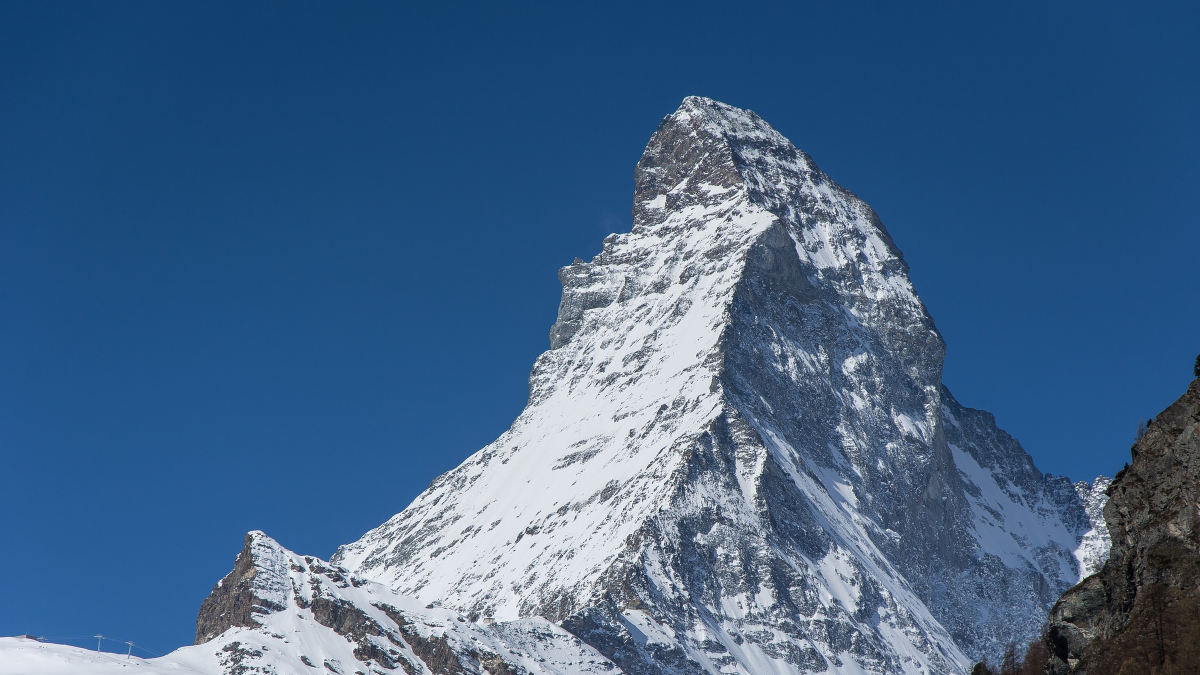
#> input picture web/tools/source/matterhorn-kuhnmi.jpg, 2400 x 1350 px (shown at 1/2 size)
$ python make-portrait-top.py source/matterhorn-kuhnmi.jpg source/matterhorn-kuhnmi.jpg
#> lines starting #> are read from the running program, lines starting #| are printed output that depends on the picture
"""The About page's portrait treatment, baked into one image with alpha, so it
can sit on any ground (the climb's summit is sky and rock, not the page's
black): grayscale + the same S-curve, the shadow side coming in from the right
and up from the hem, and the edges dissolving into transparency instead of a
frame. Numbers are the ones in about.css / About.astro.

The shadow side is TRANSPARENCY more than darkness: whatever sky is behind it
fills the shadow, and the page blends the photo by luminosity, so the face
takes the colour of the light it is shown in — blue at noon, violet at dawn,
black under stars."""
import sys, numpy as np
from PIL import Image
src, out = sys.argv[1], sys.argv[2]
im = Image.open(src).convert('RGBA').resize((640, 640), Image.LANCZOS)
a = np.asarray(im).astype(np.float32) / 255
lum = a[..., :3] @ np.array([0.299, 0.587, 0.114], np.float32)
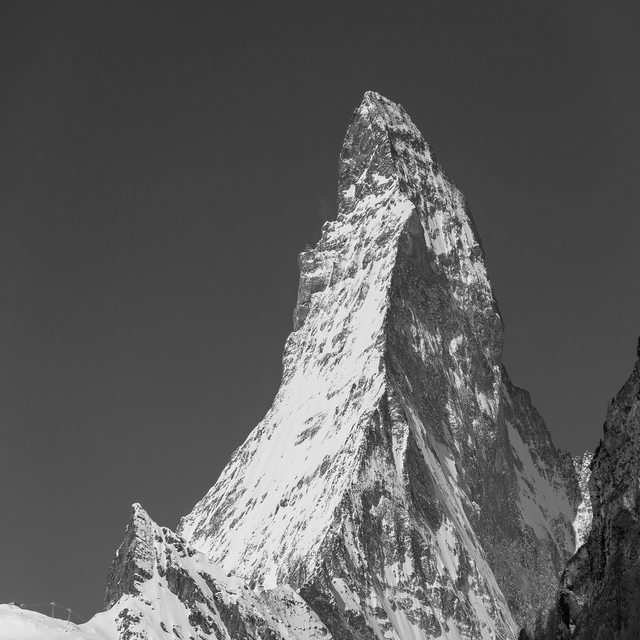
#> lum: shape (640, 640) float32; min 0, max 1, mean 0.367
curve = np.interp(lum, [0, .25, .5, .75, 1], [0, .05, .40, .74, 1.0])
H, W = lum.shape
#> H = 640; W = 640
x = (np.arange(W) + .5) / W; y = (np.arange(H) + .5) / H
#> after `x = (np.arange(W) + 0.5) / W`: x = 640 values from 0.000781 to 0.999
#> after `y = (np.arange(H) + 0.5) / H`: y = 640 values from 0.000781 to 0.999
X, Y = np.meshgrid(x, y)
fr = 1 - X  # distance from the right edge, 0..1
right = np.interp(fr, [0, .2, .36, .46, .56, .66, 1], [1, 1, .97, .85, .5, .12, 0])
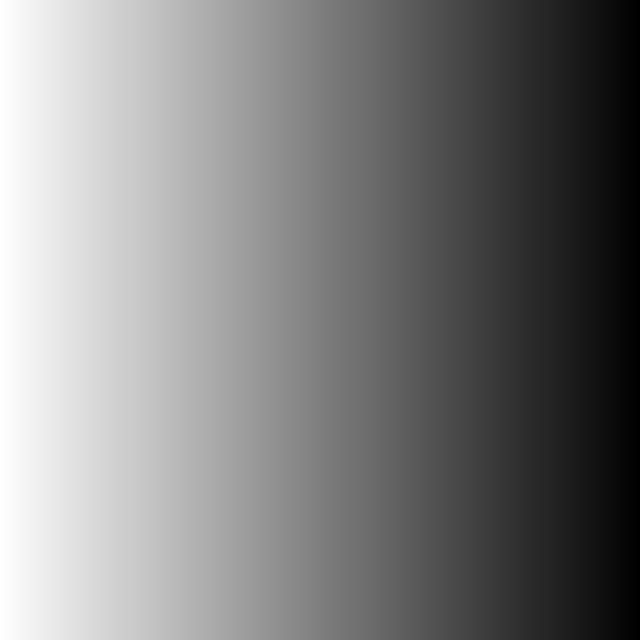
#> fr: shape (640, 640) float64; min 0.000781, max 0.999, mean 0.5
bottom = np.interp(Y, [0, .5, .88, 1], [0, 0, 1, 1])
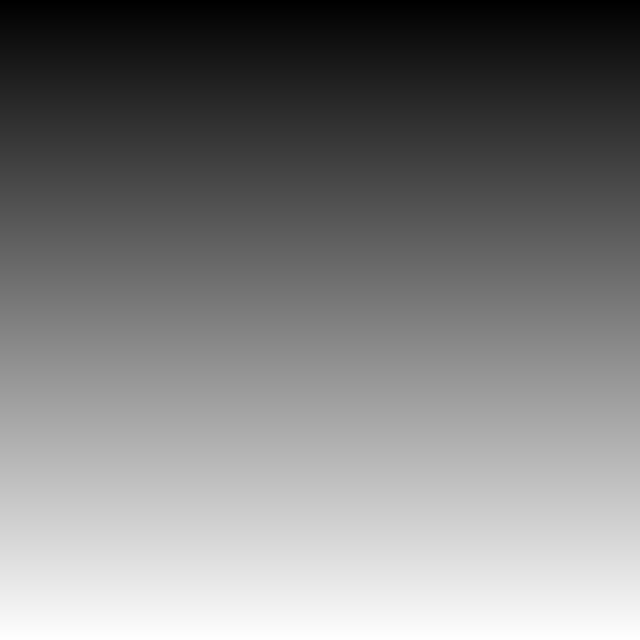
#> Y: shape (640, 640) float64; min 0.000781, max 0.999, mean 0.5
shade = np.maximum(right, bottom)
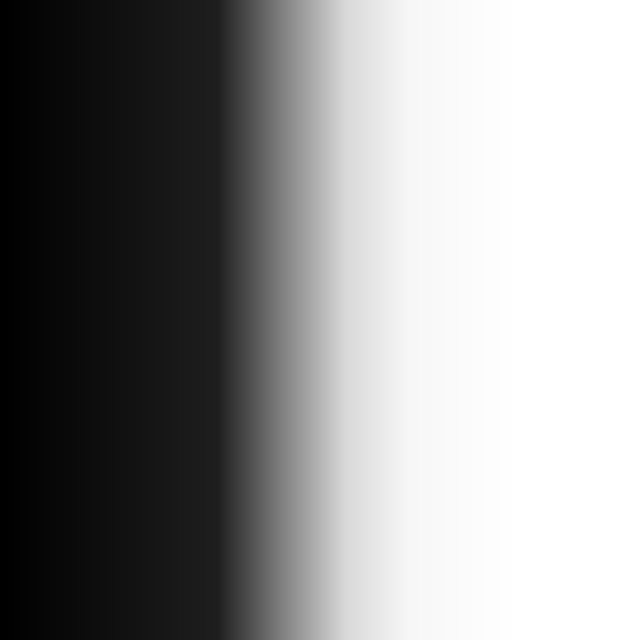
#> right: shape (640, 640) float64; min 0.000276, max 1, mean 0.568
rgb = curve * (1 - 0.45 * shade)
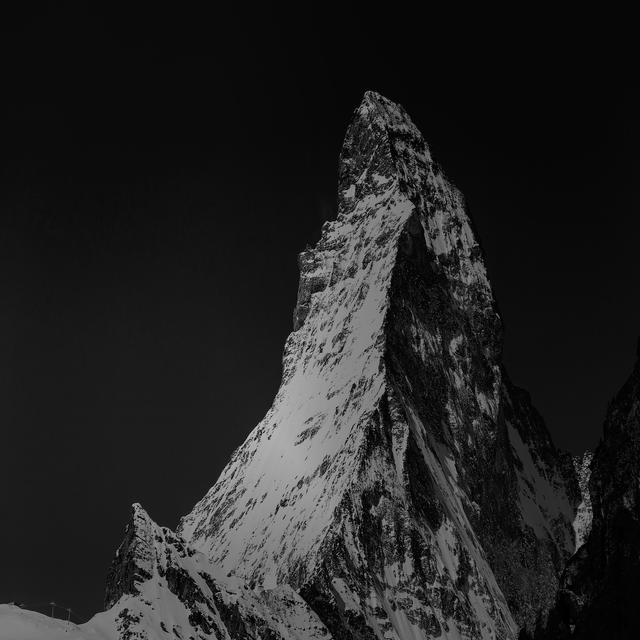
#> rgb: shape (640, 640) float64; min 0, max 0.758, mean 0.137
ex = (X - .46) / .72; ey = (Y - .42) / .78
r = np.sqrt(ex ** 2 + ey ** 2)
mask = np.clip((1 - r) / (1 - .40), 0, 1) ** 1.2
alpha = a[..., 3] * mask * (1 - .88 * right) * (1 - bottom)
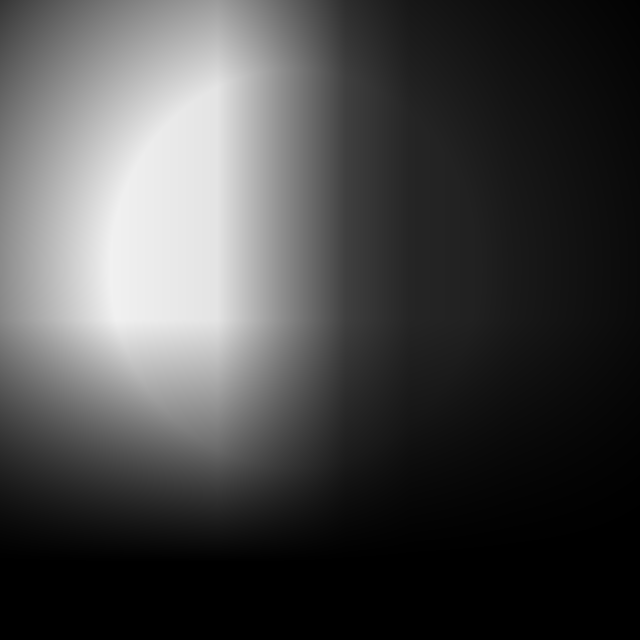
#> alpha: shape (640, 640) float64; min 0, max 0.946, mean 0.281
outa = np.dstack([rgb, rgb, rgb * 1.02, alpha]).clip(0, 1)
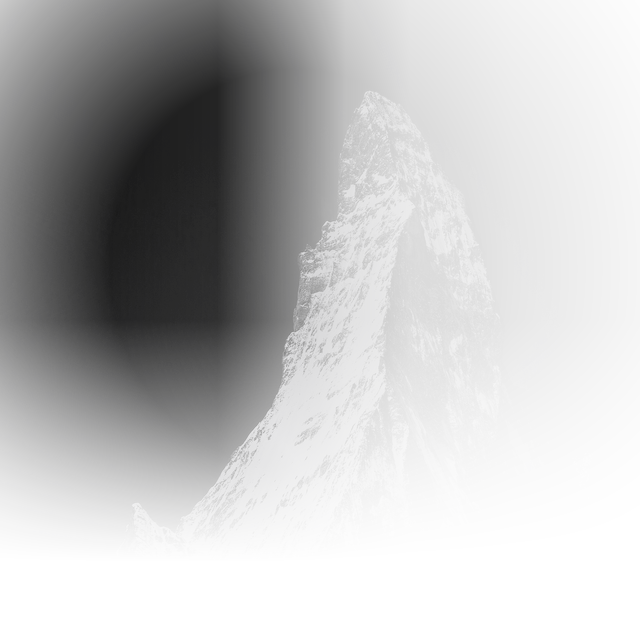
#> outa: shape (640, 640, 4) float64; mean of channels 0, 1, 2, 3 0.137, 0.137, 0.14, 0.281; transparent parts drawn white
Image.fromarray((outa * 255).astype(np.uint8), 'RGBA').save(out, 'WEBP', quality=84, method=6)
import os; print(os.path.getsize(out) // 1024, 'kB')
